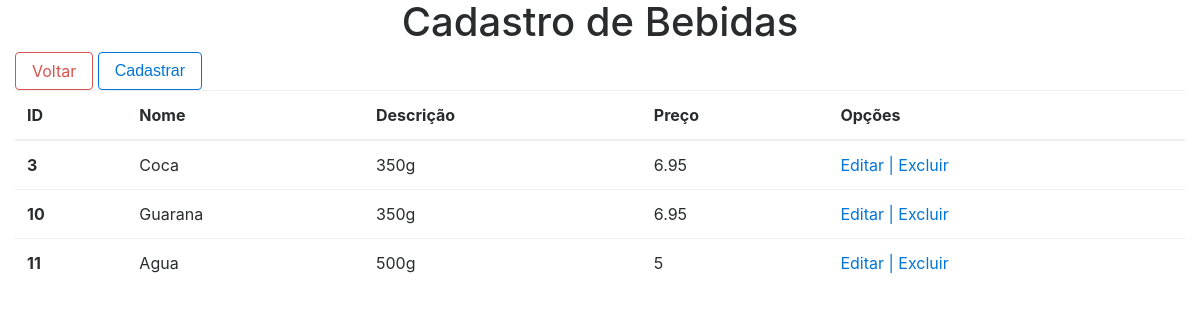
/view/tabelaBebidas.php, run on the app's committed database.
### tables this page shows
CREATE TABLE `bebida` (
  `id` int(11) NOT NULL,
  `nome` varchar(50) NOT NULL,
  `descricao` varchar(200) NOT NULL,
  `preco` float NOT NULL
);

### controller/bebidaController.php (called while the page is built, shortened)
<?php
require "../model/conexao.php";
require "../model/bebida.php";
$id = isset($_POST['id']) ? $_POST['id'] : "";
$nome = isset($_POST['nome']) ? $_POST['nome'] : "";
$descricao = isset($_POST['descricao']) ? $_POST['descricao'] : "";
$preco = isset($_POST['preco']) ? $_POST['preco'] : "";
$objBebida = new Bebida();
$objBebida->setId($id);
$objBebida->setNome($nome);
$objBebida->setDescricao($descricao);
$objBebida->setPreco($preco);
$dadosB = $objBebida->listarTodos($conexao);

### model/bebida.php (called while the page is built, shortened)
<?php
class Bebida
{
    public function listarTodos($conexao)
    {
        $sqlstring = "Select * from bebida";
        $dados = $conexao->query($sqlstring);
        return $dados;
    }
}

### view/tabelaBebidas.php (the view, shortened to what this page needs)
<?php
require "header.php";
require "../controller/bebidaController.php";
?>
<body>
    <div class="container-fluid">
        <h1 class="d-flex justify-content-center">Cadastro de Bebidas</h1>
        <a href="index.php" class="btn btn-outline-danger">Voltar</a>
        <button type="button" class="btn btn-outline-primary" data-toggle="modal" data-target="#modalBebida">Cadastrar</button>
        <div>
            <table class="table table-hover">
                <thead>
                    <tr>
                        <th scope="col">ID</th>
                        <th scope="col">Nome</th>
                        <th scope="col">Descrição</th>
                        <th scope="col">Preço</th>
                        <th scope="col">Opções</th>
                    </tr>
                </thead>
                <tbody>
                    <?php
                    while ($objcli = $dadosB->fetch_object()) {
                    ?>
                        <tr>
                            <th scope="row"><?php echo $objcli->id; ?></th>
                            <td><?php echo $objcli->nome; ?></td>
                            <td><?php echo $objcli->descricao; ?></td>
                            <td><?php echo $objcli->preco; ?></td>
                            <td><a href="editarBebida.php?id=<?php echo $objcli->id ?>&acao=editar">
                                    Editar | </a>
                                <a href="#" onclick="javascript: if (confirm('Você realmente deseja excluir este adicional?'))location.href='../controller/bebidaController.php?id=<?php echo $objcli->id ?>&acao=excluir'">
                                    Excluir </a>
                            </td>
                        </tr>
                    <?php } ?>
                </tbody>
            </table>
        </div>
    </div>
</body>
</html>

### data on the page
bebida: id "3", nome "Coca", descricao "350g", preco "6.95"
bebida: id "10", nome "Guarana", descricao "350g", preco "6.95"
bebida: id "11", nome "Agua", descricao "500g", preco "5"
